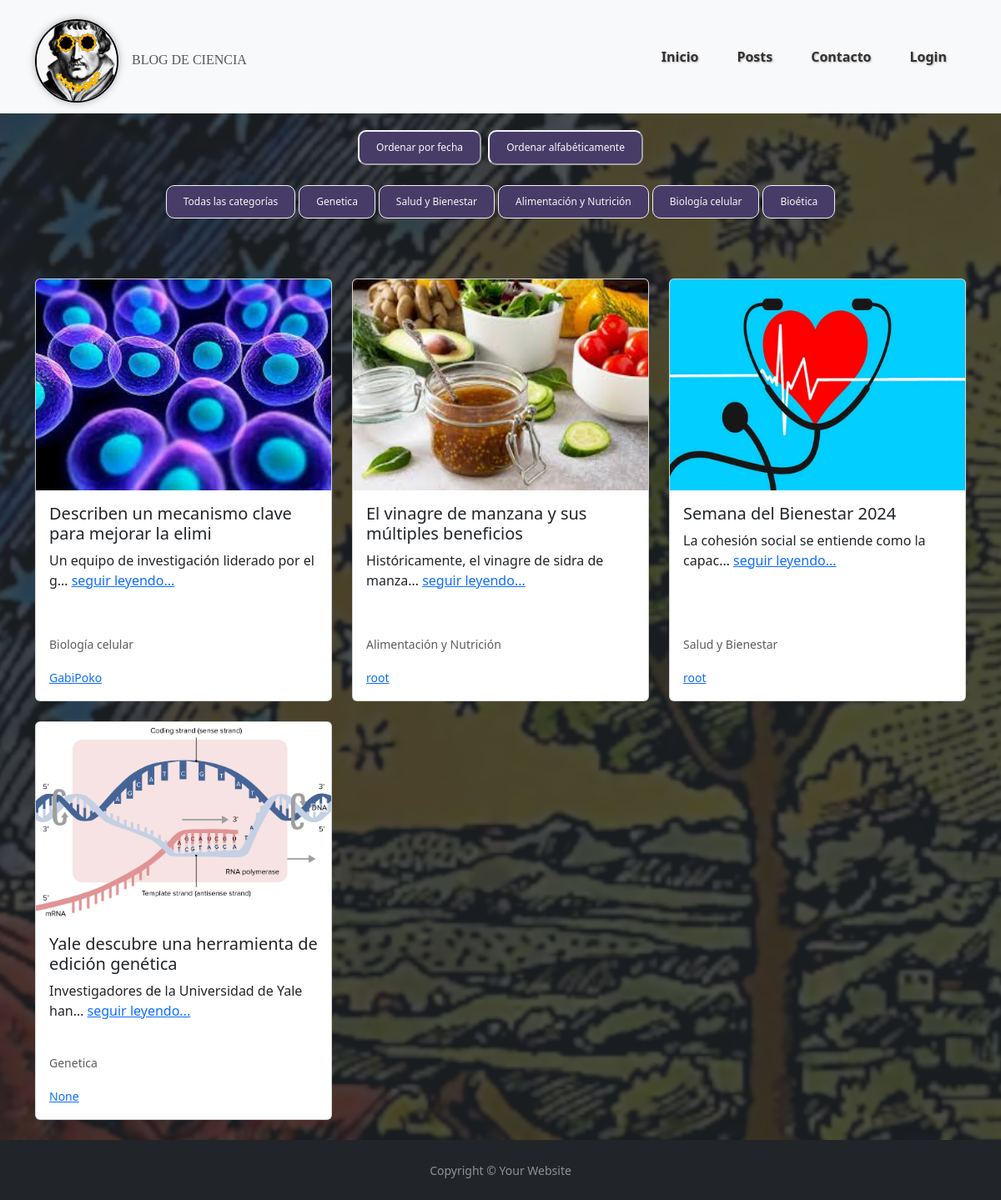
/posts/, run on an earlier commit of the app's database.
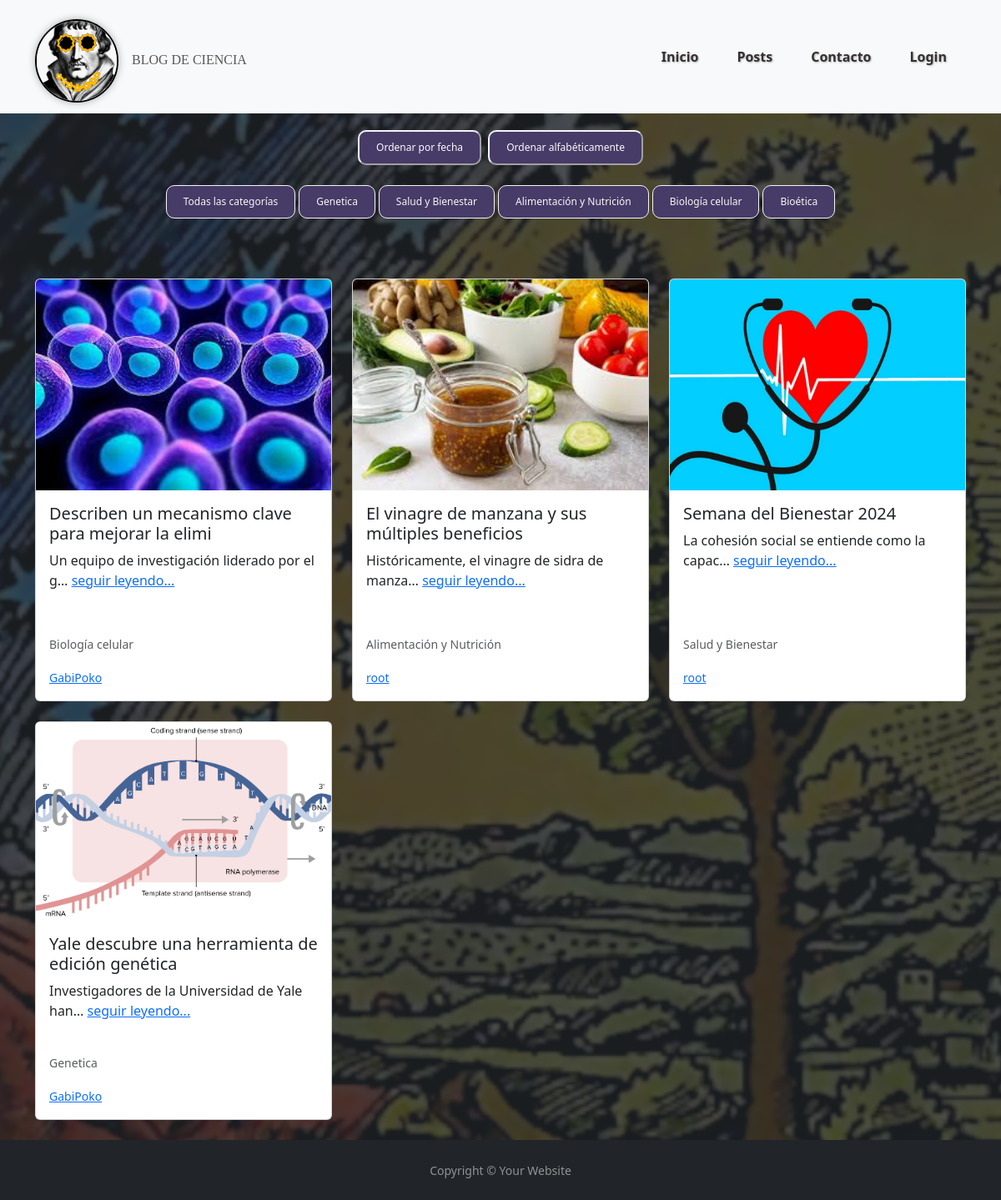
And on a later commit of the database.
### apps/posts/models.py (models this page shows, shortened)
class Categoria (models.Model):
    nombre = models.CharField (max_length=30, null= False)
    def __str__(self):
        return self.nombre

class Post(models.Model):
    titulo = models.CharField(max_length=100, null=False)
    subtitulo = models.CharField(max_length=100, null=True, blank=True)
    fecha = models.DateTimeField(auto_now_add=True)
    texto = models.TextField(null=False)
    activo = models.BooleanField(default=True)
    categoria = models.ForeignKey(Categoria, on_delete=models.SET_NULL, null=True, default='Sin categoría')
    imagen = models.ImageField(null=True, blank=True, upload_to='media', default='static/post_default.png')
    publicado = models.DateTimeField(default=timezone.now)
    autor = models.ForeignKey (settings.AUTH_USER_MODEL, on_delete=models.CASCADE, null= True)
    class Meta:
        ordering = ('-publicado',)

### apps/usuario/models.py (models this page shows, shortened)
class Usuario (AbstractUser):
    imagen = models.ImageField(null= True, blank= True, upload_to='usuarios', default= 'usuario/user_default.png')

### apps/posts/views.py (the view)
# urls.py: path('posts/', PostListView.as_view(), name='posts'),
class PostListView (ListView):
    model = Post
    template_name = 'posts/posts.html'
    context_object_name = 'posts'
    def get_queryset(self):
        queryset = super().get_queryset()
        ordenar_por = self.request.GET.get("ordenar")
        print(ordenar_por)
        if ordenar_por == "fecha":
            queryset = queryset.order_by("-fecha")
        elif ordenar_por == "alfabetico":
            queryset = queryset.order_by("-titulo")
        autor = self.request.GET.get("autor")
        if autor:
            queryset = queryset.filter(autor__username=autor)
        categoria = self.request.GET.get("categoria")
        if categoria:
            queryset = queryset.filter(categoria__nombre=categoria)
        return queryset
    def get_context_data(self, **kwargs):
        context = super().get_context_data(**kwargs)
        context["categorias"] = Categoria.objects.all()
        return context

### apps/posts/templatetags/colaborador_tags.py (called while the page is built)
@register.filter(name='has_group')
def has_group (user, group_name):
    return user.groups.filter(name=group_name).exists()

### templates/posts/posts.html (shortened to what this page needs)
{% extends 'base.html' %}
{% load static %}
{% load colaborador_tags %}
{% block contenido %}
<body style="background-color: #212529;">
    <div style="position: fixed; top: 0; left: 0; width: 100%; height: 100%; z-index: -1; opacity: 0.2;">
    </div>
</body>
<div class="container mt-3 text-center">
    <div class="row justify-content-center">
        <div class="col-md-auto">
            <a href="?ordenar=fecha"><button class="estilo-boton">Ordenar por fecha</button></a>
            <a href="?ordenar=alfabetico"><button class="estilo-boton">Ordenar alfabéticamente</button></a>
        </div>
    </div>
    <div class="row justify-content-center mt-3">
        <div class="col-md-auto">
            <div class="contenedor-categorias">
                <a href="{% url 'apps.posts:posts' %}" class="btn btn-outline-dark">Todas las categorías</a>
                {% for categoria in categorias %}
                    <a href="?categoria={{categoria.nombre}}" class="btn btn-outline-dark">{{categoria.nombre}}</a>
                {% endfor %}
            </div>
        </div>
    </div>
</div>
<br>
<br>
<div class="container-fluid d-flex justify-content-center align-items-center" style="min-height: 100vh; width: 100vw; margin-top: 20px;">
    <div class="container">
        <div class="row">
            {% for i in posts %}
            <div class="col-md-4 mb-4">
                <div class="card mb-4 h-100">
                    <img src="{{ i.imagen.url }}" class="card-img-top img-fluid w-100 h-50" alt="Imagen de noticia">
                    <div class="card-body d-flex flex-column">
                        <h5 class="card-title">{{ i.titulo }}</h5>
                        <p class="card-text flex-grow-1">{{ i.texto | truncatechars:45 }}
                            <a href="{% url 'apps.posts:post_individual' i.id %}">seguir leyendo...</a>
                        </p>
                        <p class="card-text"><small class="text-muted">{{ i.categoria }}</small></p>
                        <a href="?autor={{i.autor}}"><small>{{i.autor}}</small></a>
                    </div>
                </div>
            </div>
            {% empty %}
            <h1 class="text-center w-100">No hay registros</h1>
            {% endfor %}
        </div>
    </div>
</div>
{% endblock %}

### templates/base.html (shortened to what this page needs)
{% load static %}
{% load colaborador_tags %}
<!doctype html>
<html lang="es-ar">
    <head>
        <link
            href="https://cdn.jsdelivr.net/npm/bootstrap@5.3.2/dist/css/bootstrap.min.css"
            rel="stylesheet"
        />
        <link rel="stylesheet" href= "{% static 'css/style.css' %}">
    </head>
    <body>
        <header>
          <nav class="navbar navbar-expand-lg navbar-light bg-light">
                <div class="container">  <a class="navbar-brand" href="{% url 'apps.posts:posts' %}">
                  <img src="{% static 'img/GB.jpg' %}" alt="Logo" class="rounded-circle img-fluid" style="width: 100px; height: 100px; border: 2px solid #000;">
                </a>
                <span class="navbar-text ml-auto" style= "font-family: 'Bangers', cursive; font-weight: 400;">  BLOG DE CIENCIA
                </span>
                <div class="collapse navbar-collapse justify-content-end" id="navbarNav">
                  <ul class="navbar-nav">
                    <li class="nav-item">
                      <a class="nav-link active" aria-current="page" href="{% url 'index' %}">Inicio</a>
                    </li>
                    <li class="nav-item">
                      <a class="nav-link" href="{% url 'apps.posts:posts' %}">Posts</a>
                    </li>
                    <li class="nav-item">
                      <a class="nav-link" href="{% url 'contacto' %}">Contacto</a>
                    </li>
                    {% if user.is_authenticated %}
                    <li class="nav-item">
                      <form action="{% url 'apps.usuario:logout' %}" method="post" class="d-flex">
                        {% csrf_token %}
                        <button class="nav-link" type="submit">{{ user.username }}: logout</button>
                      </form>
                    </li>
                    {% else %}
                    <li class="nav-item">
                      <a class="nav-link" href="{% url 'login' %}">Login</a>
                    </li>
                    {% endif %}
                  </ul>
                </div>
              </div>
            </nav>
          </header>
        {% block contenido %}
        {% endblock %}
        <footer id="sticky-footer" class="flex-shrink-0 py-4 bg-dark text-white-50">
            <div class="container text-center">
              <small>Copyright &copy; Your Website</small>
            </div>
          </footer>
    </body>
</html>

### static/css/style.css (style rules this page uses)
.navbar-brand .rounded-circle { width: 300px; height: 100px; border-radius: 100%; border: 2px solid #fff; box-shadow: 0px 0px 10px rgba(0, 0, 0, 0.3); object-fit: cover; }
.navbar-nav .nav-item .nav-link { font-weight: bold; color: rgb(53, 48, 48); text-decoration: ; text-shadow: 1px 1px 2px rgba(0, 0, 0, 0.3); margin: 0 15px; }
.navbar-brand, .navbar-text { padding-top: 15px; }
.estilo-boton { background-color: rgb(71, 59, 104); margin-top: -20px; text-decoration: none; border-radius: 10px; color: rgb(253, 249, 249); padding: 10px 20px; text-align: center; display: inline-block; font-size: 12px; margin: 4px 2px; cursor: pointer; border-color: whitesmoke; }
.contenedor-categorias { display: flex; align-items: center; }
.contenedor-categorias h5, .contenedor-categorias a { display: inline-block; margin-right: 15px; }
.contenedor-categorias a { background-color: rgb(71, 59, 104); margin-top: -20px; text-decoration: none; border-radius: 10px; color: rgb(248, 245, 245); padding: 10px 20px; text-align: center; display: inline-block; font-size: 12px; margin: 4px 2px; cursor: pointer; border-color: whitesmoke; }
.container-fluid .container { text-align: left; }

What changed in the data, as far as the page shows it:
changed Post "Yale descubre una herramienta de edición genética": autor "None" → "GabiPoko"
